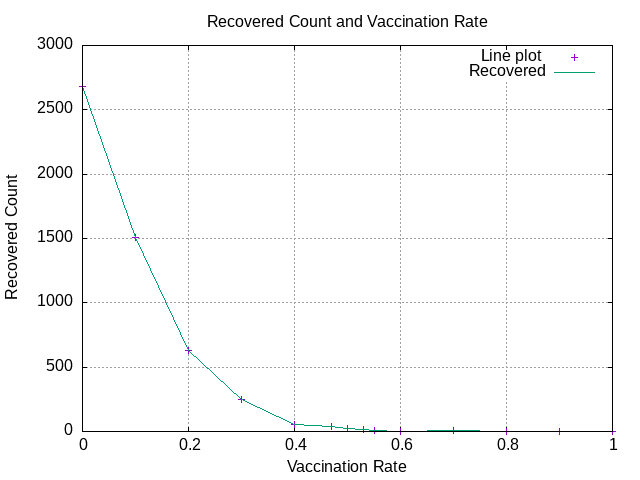

Recreate this plot in gnuplot.
# Set the output file format and name
set terminal png
set output 'plott.png'

# Set the title and labels for the plot
set title 'Recovered Count and Vaccination Rate'
set xlabel 'Vaccination Rate'
set ylabel 'Recovered Count'

# Define the data file and format
datafile = 'simulation/herdimm.csv'
set datafile separator ','
set style line 1 lc rgb '#0060ad' pt 7 ps 1.5
set grid

# Plot data from columns 1 and 2.
plot datafile using 2:1 with points title 'Line plot ',\
     datafile using 2:1 with lines title 'Recovered'
     